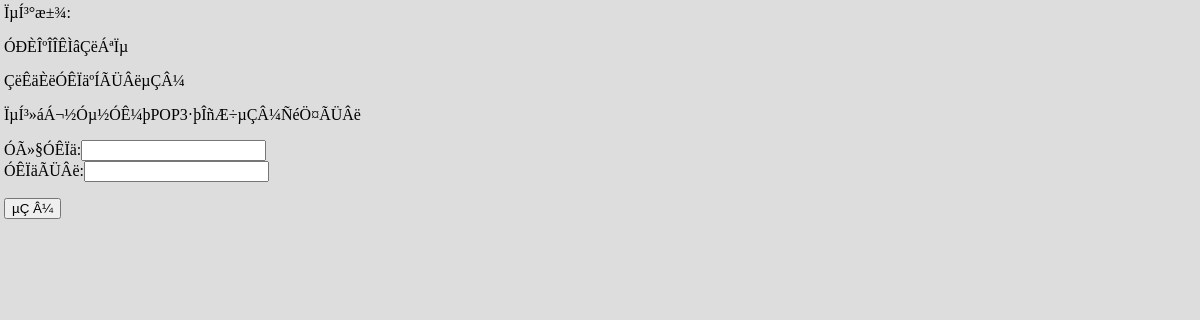
/, run on an earlier commit of the app's database.
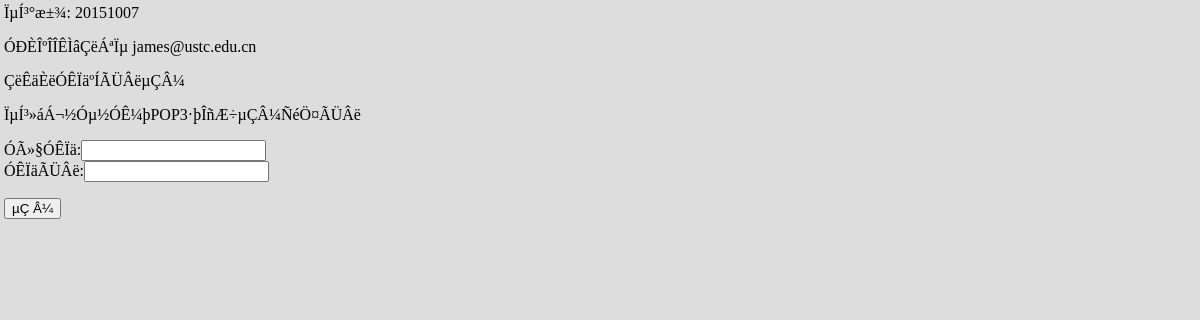
And on a later commit of the database.
### tables this page shows
CREATE TABLE `sysinfo` (
  `name` varchar(50) NOT NULL,
  `info` varchar(200) NOT NULL,
  PRIMARY KEY  (`name`)
);

### index.php (the view, shortened to what this page needs)
<?php
$q = "select info from sysinfo where name='version'";
$r = mysql_fetch_row(mysql_query($q));
$sysversion = $r[0];
$q = "select info from sysinfo where name='lxr'";
$r = mysql_fetch_row(mysql_query($q));
$syslxr = $r[0];
?>
<html>
<head>
<link href="table.css" type="text/css" rel="stylesheet" />
</head>
<body>
<?php
@$login = $_SESSION["login"];
if ($login<>1) {
	echo "<p>ÏµÍ³°æ±¾: $sysversion";
	echo "<p>ÓÐÈÎºÎÎÊÌâÇëÁªÏµ $syslxr";
	echo "<p>";
	echo "ÇëÊäÈëÓÊÏäºÍÃÜÂëµÇÂ¼<p>";
	echo "ÏµÍ³»áÁ¬½Óµ½ÓÊ¼þPOP3·þÎñÆ÷µÇÂ¼ÑéÖ¤ÃÜÂë";
	echo "<form action=index.php method=post>";
	echo "ÓÃ»§ÓÊÏä:<input name=id><br>";
	echo "ÓÊÏäÃÜÂë:<input name=pass type=password><p>";
	echo "<input type=submit value=\"µÇ Â¼\"></form>\n";
	exit(0);
}
?>

### table.css (style rules this page uses)
body { margin:4px; background: #dddddd; }

What changed in the data, as far as the page shows it:
added sysinfo: info "20151007"
added sysinfo: info "james@ustc.edu.cn"
